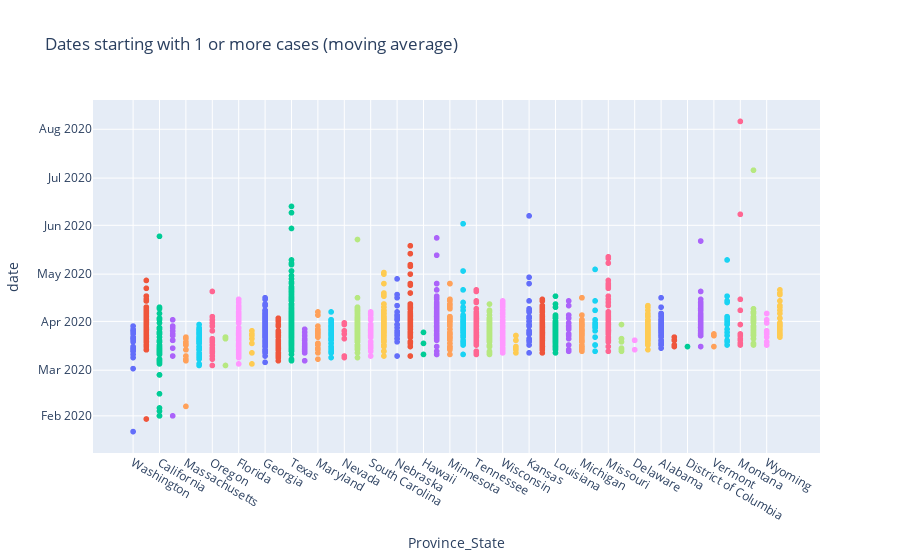

Source (notebook cell):
### Code cell
df = start_df.sort_values(by='date', ascending=True).reset_index(drop=True)
df = pd.merge(df, name_df, how='left', on='FIPS')

fig = px.scatter(df, x="Province_State", y="date", color="Province_State", 
                 title='Dates starting with ' + str(threshold_value) + ' or more cases (moving average)')
fig.update_layout(showlegend=False)
with open('covid_mmr_' + t.strftime('%m%d%y%H%M')+'.html', 'a') as f:
        f.write(fig.to_html(full_html=False, include_plotlyjs='cdn'))
fig.show()
